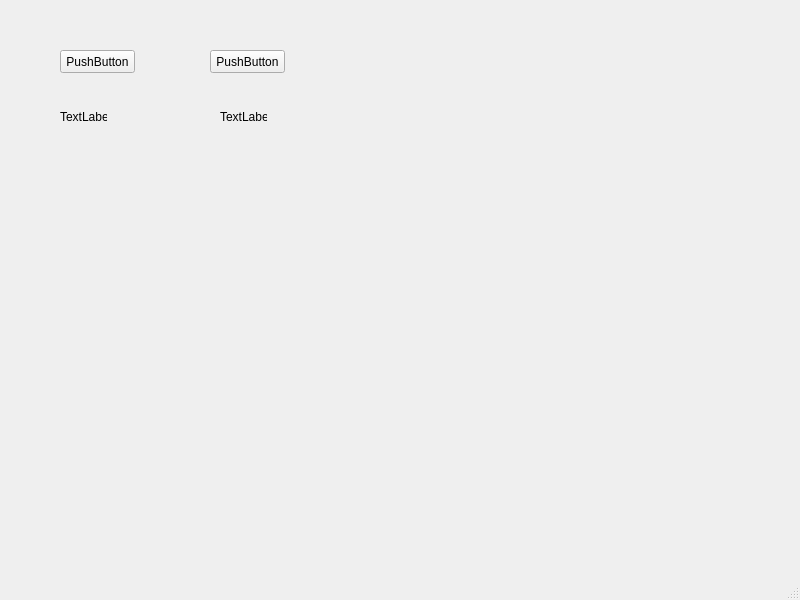
<?xml version="1.0" encoding="UTF-8"?>
<ui version="4.0">
 <class>MainWindow</class>
 <widget class="QMainWindow" name="MainWindow">
  <property name="geometry">
   <rect>
    <x>0</x>
    <y>0</y>
    <width>800</width>
    <height>600</height>
   </rect>
  </property>
  <property name="windowTitle">
   <string>MainWindow</string>
  </property>
  <widget class="QWidget" name="centralwidget">
   <widget class="QPushButton" name="pushButton">
    <property name="geometry">
     <rect>
      <x>60</x>
      <y>50</y>
      <width>75</width>
      <height>23</height>
     </rect>
    </property>
    <property name="text">
     <string>PushButton</string>
    </property>
   </widget>
   <widget class="QLabel" name="label">
    <property name="geometry">
     <rect>
      <x>60</x>
      <y>110</y>
      <width>47</width>
      <height>13</height>
     </rect>
    </property>
    <property name="text">
     <string>TextLabel</string>
    </property>
   </widget>
   <widget class="QPushButton" name="pushButton_2">
    <property name="geometry">
     <rect>
      <x>210</x>
      <y>50</y>
      <width>75</width>
      <height>23</height>
     </rect>
    </property>
    <property name="text">
     <string>PushButton</string>
    </property>
   </widget>
   <widget class="QLabel" name="label_2">
    <property name="geometry">
     <rect>
      <x>220</x>
      <y>110</y>
      <width>47</width>
      <height>13</height>
     </rect>
    </property>
    <property name="text">
     <string>TextLabel</string>
    </property>
   </widget>
  </widget>
  <widget class="QMenuBar" name="menubar">
   <property name="geometry">
    <rect>
     <x>0</x>
     <y>0</y>
     <width>800</width>
     <height>21</height>
    </rect>
   </property>
  </widget>
  <widget class="QStatusBar" name="statusbar"/>
 </widget>
 <resources/>
 <connections/>
</ui>
